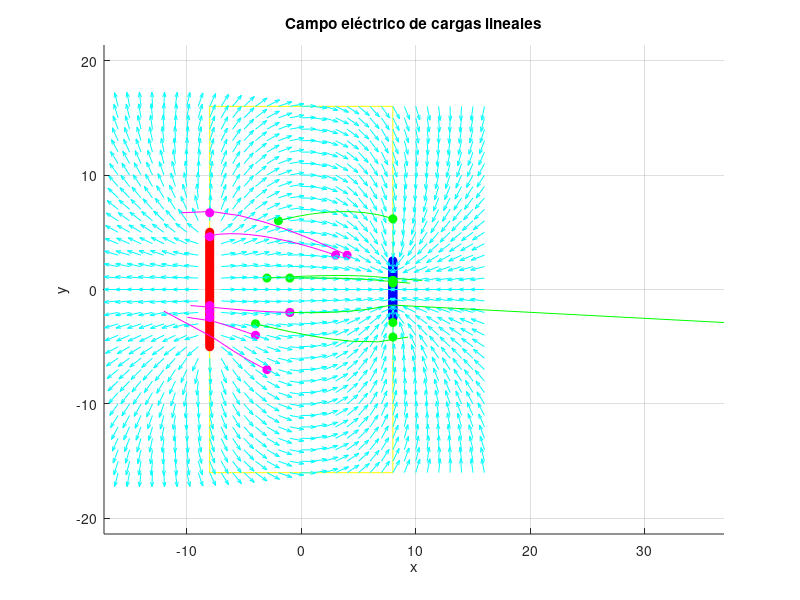
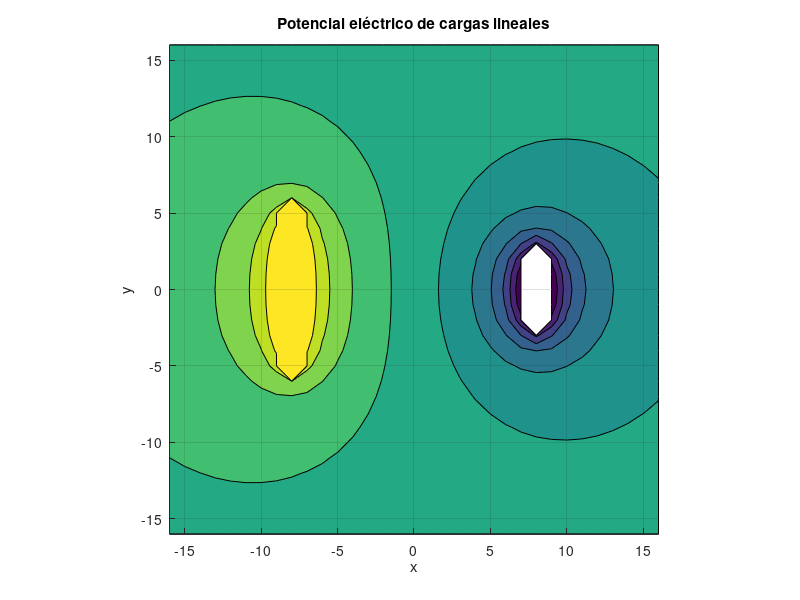
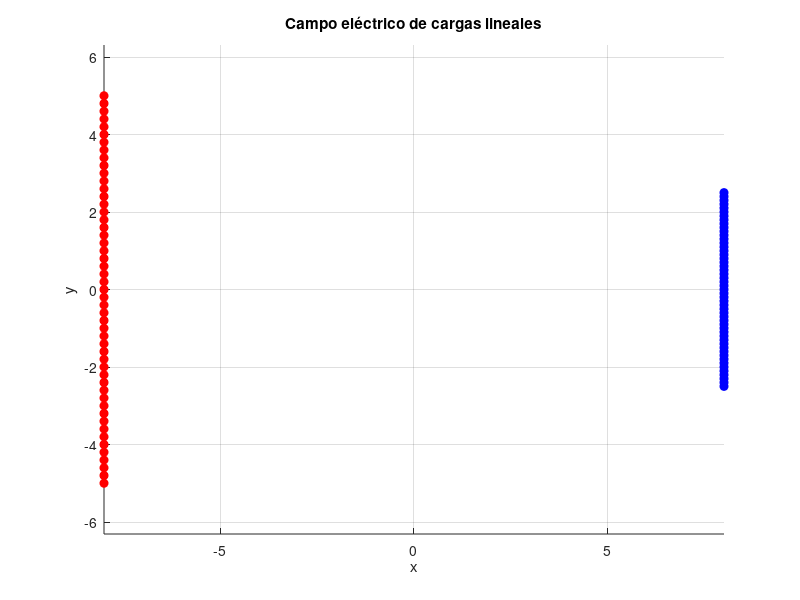

Here is the MATLAB script that generated these plots, in order: (Note: this script raises an error after producing the figures.)
clear;

%-----------------------------------------------------

Normalizar=1; 
SeparacionGrid=1;
MultiplicadorCargasPositivas=1;
MultiplicadorCargasNegativas=1;
SeparacionLineas=16;
TotalCargasPositivas=50;
TotalCargasNegativas=50;
LongitudLineaPositiva=10;
LongitudLineaNegativa=5;
NumeroParticulasPruebaPos=5;
NumeroParticulasPruebaNeg=5;

%-----------------------------------------------------

x= -max([LongitudLineaPositiva,LongitudLineaNegativa,SeparacionLineas]):SeparacionGrid:max([LongitudLineaPositiva,LongitudLineaNegativa,SeparacionLineas]); %coordenadas X para donde medir campo electrico
y= -max([LongitudLineaPositiva,LongitudLineaNegativa,SeparacionLineas]):SeparacionGrid:max([LongitudLineaPositiva,LongitudLineaNegativa,SeparacionLineas]); %coordenadas Y para donde medir campo electrico
[X,Y] = meshgrid(x,y);
k = 8.99e9;
qp = MultiplicadorCargasPositivas*1e-9;
qn = MultiplicadorCargasNegativas*1e-9;
E=0;
masa=1e-12;
PotencialElectrico=0;

Ex=zeros(size(X)); %preasignando espacio
Ey=zeros(size(Y)); %preasignando espacio

qpy=-LongitudLineaPositiva/2:(LongitudLineaPositiva/TotalCargasPositivas):LongitudLineaPositiva/2; %coordenadas Y de cargas positivas
qny=-LongitudLineaNegativa/2:(LongitudLineaNegativa/TotalCargasNegativas):LongitudLineaNegativa/2; %coordenadas Y de cargas negativas

figure %setup de grafica
hold on
title('Campo eléctrico de cargas lineales')
xlabel('x')
ylabel('y')
axis equal
grid on
line([-SeparacionLineas/2 -SeparacionLineas/2], [-max([LongitudLineaPositiva,LongitudLineaNegativa,SeparacionLineas]) max([LongitudLineaPositiva,LongitudLineaNegativa,SeparacionLineas])],'Color','y')
line([SeparacionLineas/2 SeparacionLineas/2], [-max([LongitudLineaPositiva,LongitudLineaNegativa,SeparacionLineas]) max([LongitudLineaPositiva,LongitudLineaNegativa,SeparacionLineas])],'Color','y')
line([-SeparacionLineas/2 SeparacionLineas/2], [-max([LongitudLineaPositiva,LongitudLineaNegativa,SeparacionLineas]) -max([LongitudLineaPositiva,LongitudLineaNegativa,SeparacionLineas])],'Color','y')
line([-SeparacionLineas/2 SeparacionLineas/2], [max([LongitudLineaPositiva,LongitudLineaNegativa,SeparacionLineas]) max([LongitudLineaPositiva,LongitudLineaNegativa,SeparacionLineas])],'Color','y')

q1=zeros(2,numel(qpy)); %preasignando espacio
for i= 1:max(2,numel(qpy)) %creando matriz de coordenadas para las cargas positivas
    q1(1,i)=-SeparacionLineas/2; 
    q1(2,i)=qpy(i);
    plot(q1(1,i), q1(2,i), 'ro', 'MarkerFaceColor','r') %graficando puntos positivos en rojo
end

q2=zeros(2,numel(qny)); %preasignando espacio
for i= 1:max(2,numel(qny)) %creando matriz de coordenadas para las cargas negativas
    q2(1,i)=SeparacionLineas/2;
    q2(2,i)=qny(i);
    plot(q2(1,i), q2(2,i), 'bo', 'MarkerFaceColor','b') %graficando puntos negativos en azul
end

ParticulaPruebaPosicionXPos = randi([-SeparacionLineas/4, SeparacionLineas/4], 1, NumeroParticulasPruebaPos);
ParticulaPruebaPosicionXNeg = randi([-SeparacionLineas/4, SeparacionLineas/4], 1, NumeroParticulasPruebaNeg);
ParticulaPruebaPosicionYPos = randi([-max([LongitudLineaPositiva,LongitudLineaNegativa,SeparacionLineas])/2, max([LongitudLineaPositiva,LongitudLineaNegativa,SeparacionLineas])/2], 1, NumeroParticulasPruebaPos);
ParticulaPruebaPosicionYNeg = randi([-max([LongitudLineaPositiva,LongitudLineaNegativa,SeparacionLineas])/2, max([LongitudLineaPositiva,LongitudLineaNegativa,SeparacionLineas])/2], 1, NumeroParticulasPruebaNeg);
ParticulaPruebaCargaPos = randi([1, 10], 1, NumeroParticulasPruebaPos)*1e-13;
ParticulaPruebaCargaNeg = randi([-10, -1], 1, NumeroParticulasPruebaNeg)*1e-13;
ParticulaPruebaMasaPos = randi([27, 32], 1, NumeroParticulasPruebaPos)*masa;
ParticulaPruebaMasaNeg = randi([27, 32], 1, NumeroParticulasPruebaNeg)*masa;
VelocidadInicialPruebaXPos = rand(1, NumeroParticulasPruebaPos)*1e-9;
VelocidadInicialPruebaXNeg = rand(1, NumeroParticulasPruebaNeg)*1e-9;
VelocidadInicialPruebaYPos = rand(1, NumeroParticulasPruebaPos)*1e-9;
VelocidadInicialPruebaYNeg = rand(1, NumeroParticulasPruebaNeg)*1e-9;

PruebaPlot1=plot(ParticulaPruebaPosicionXPos, ParticulaPruebaPosicionYPos, 'go', 'MarkerFaceColor','g');
PruebaPlot1Base=plot(ParticulaPruebaPosicionXPos, ParticulaPruebaPosicionYPos, 'go', 'MarkerFaceColor','g');
PruebaPlot2=plot(ParticulaPruebaPosicionXNeg, ParticulaPruebaPosicionYNeg, 'mo', 'MarkerFaceColor','m');
PruebaPlot2Base=plot(ParticulaPruebaPosicionXNeg, ParticulaPruebaPosicionYNeg, 'mo', 'MarkerFaceColor','m');

TempNumeroParticulasPruebaPos=NumeroParticulasPruebaPos;
TempNumeroParticulasPruebaNeg=NumeroParticulasPruebaNeg;

for i = 1:numel(X)
    for j=1:max(2,numel(qpy)) %para todas las cargas positivas
        r1=[X(i)-q1(1,j),Y(i)-q1(2,j)]; %distancia en X de punto de calculo a carga positiva numero j, distancia en Y del punto de calculo a carga positiva numero j
        R1=norm(r1); %teorema de Pitágoras para longitud de la hipotenusa del triangulo de los numeros anteriores
        TempE=(k.*(qp).*r1)/R1.^3; %Contribución de carga positiva J al campo electrico total del punto I
        E=E+TempE; %Sumación
    end
    for j=1:max(2,numel(qny)) %para todas las cargas negativas
        r1=[X(i)-q2(1,j),Y(i)-q2(2,j)]; %distancia en X de punto de calculo a carga negativa numero j, distancia en Y del punto de calculo a carga negativa numero j
        R1=norm(r1); %teorema de Pitágoras para longitud de la hipotenusa del triangulo de los numeros anteriores
        TempE=(k.*(-qn).*r1)/R1.^3; %Contribución de carga negativa J al campo electrico total del punto I
        E=E+TempE; %Sumación
    end
    Ex(i)=E(1); %guardando vector X del campo 
    Ey(i)=E(2); %guardando vector Y del campo 
    E=0; %reset a zero para calcular el siguiente punto
end

if (Normalizar==1)
    magnitud = sqrt(Ex.^2 + Ey.^2); 
    quiver(X, Y, Ex./magnitud, Ey./magnitud, 'c'); %dividiendo por su magnitud para solo tener la dirección
else
    quiver(X, Y, Ex, Ey, 'c');
end

TempParticulaPruebaPosicionXPos=ParticulaPruebaPosicionXPos;
TempParticulaPruebaPosicionXNeg=ParticulaPruebaPosicionXNeg;
TempParticulaPruebaPosicionYPos=ParticulaPruebaPosicionYPos;
TempParticulaPruebaPosicionYNeg=ParticulaPruebaPosicionYNeg;

%-----------------------------------------------------

for n=1:NumeroParticulasPruebaPos
    TempVelocidadPruebaXPos=VelocidadInicialPruebaXPos(n);
    TempVelocidadPruebaYPos=VelocidadInicialPruebaYPos(n);
for t=1:0.02:50
    for j=1:max(2,numel(qpy)) %para todas las cargas positivas
        r1=[TempParticulaPruebaPosicionXPos(n)-q1(1,j),TempParticulaPruebaPosicionYPos(n)-q1(2,j)]; %distancia en X de punto de calculo a carga positiva numero j, distancia en Y del punto de calculo a carga positiva numero j
        R1=norm(r1); %teorema de Pitágoras para longitud de la hipotenusa del triangulo de los numeros anteriores
        TempE=(k.*(qp).*r1)/R1.^3; %Contribución de carga positiva J al campo electrico total del punto I
        E=E+TempE; %Sumación
    end
    for j=1:max(2,numel(qny)) %para todas las cargas negativas
        r1=[TempParticulaPruebaPosicionXPos(n)-q2(1,j),TempParticulaPruebaPosicionYPos(n)-q2(2,j)]; %distancia en X de punto de calculo a carga negativa numero j, distancia en Y del punto de calculo a carga negativa numero j
        R1=norm(r1); %teorema de Pitágoras para longitud de la hipotenusa del triangulo de los numeros anteriores
        TempE=(k.*(-qn).*r1)/R1.^3; %Contribución de carga negativa J al campo electrico total del punto I
        E=E+TempE; %Sumación
    end
    Acceleracion=ParticulaPruebaCargaPos(n)*E/ParticulaPruebaMasaPos(n);
    Desplacamiento(1)=(1/2)*Acceleracion(1)*(t).^2;
    Desplacamiento(2)=(1/2)*Acceleracion(2)*(t).^2;
    line([TempParticulaPruebaPosicionXPos(n) TempParticulaPruebaPosicionXPos(n)+TempVelocidadPruebaXPos+Desplacamiento(1)], [TempParticulaPruebaPosicionYPos(n) TempParticulaPruebaPosicionYPos(n)+TempVelocidadPruebaYPos+Desplacamiento(2)],'Color','g')
    TempParticulaPruebaPosicionXPos(n)=TempParticulaPruebaPosicionXPos(n)+TempVelocidadPruebaXPos+Desplacamiento(1);
    TempParticulaPruebaPosicionYPos(n)=TempParticulaPruebaPosicionYPos(n)+TempVelocidadPruebaYPos+Desplacamiento(2);
    TempVelocidadPruebaXPos=TempVelocidadPruebaXPos+Acceleracion(1);
    TempVelocidadPruebaYPos=TempVelocidadPruebaYPos+Acceleracion(2);
    E=0;
    if TempParticulaPruebaPosicionXPos(n)>=SeparacionLineas/2
       TempParticulaPruebaPosicionXPos(n)=SeparacionLineas/2;
       plot(TempParticulaPruebaPosicionXPos(n), TempParticulaPruebaPosicionYPos(n), 'go', 'MarkerFaceColor','g');
       set(PruebaPlot1, 'XData', TempParticulaPruebaPosicionXPos(n), 'YData', TempParticulaPruebaPosicionYPos(n)); % Update position
       drawnow; % Force update
       break;
    else
       set(PruebaPlot1, 'XData', TempParticulaPruebaPosicionXPos(n), 'YData', TempParticulaPruebaPosicionYPos(n)); % Update position
       drawnow; % Force update
    end
end
end

%-----------------------------------------------------

for n=1:NumeroParticulasPruebaNeg
    TempVelocidadPruebaXNeg=VelocidadInicialPruebaXNeg(n);
    TempVelocidadPruebaYNeg=VelocidadInicialPruebaYNeg(n);
    for t=1:0.02:50
        for j=1:max(2,numel(qpy)) %para todas las cargas Negitivas
            r1=[TempParticulaPruebaPosicionXNeg(n)-q1(1,j),TempParticulaPruebaPosicionYNeg(n)-q1(2,j)]; %distancia en X de punto de calculo a carga positiva numero j, distancia en Y del punto de calculo a carga positiva numero j
            R1=norm(r1); %teorema de Pitágoras para longitud de la hipotenusa del triangulo de los numeros anteriores
            TempE=(k.*(qp).*r1)/R1.^3; %Contribución de carga positiva J al campo electrico total del punto I
            E=E+TempE; %Sumación
        end
        for j=1:max(2,numel(qny)) %para todas las cargas negativas
            r1=[TempParticulaPruebaPosicionXNeg(n)-q2(1,j),TempParticulaPruebaPosicionYNeg(n)-q2(2,j)]; %distancia en X de punto de calculo a carga negativa numero j, distancia en Y del punto de calculo a carga negativa numero j
            R1=norm(r1); %teorema de Pitágoras para longitud de la hipotenusa del triangulo de los numeros anteriores
            TempE=(k.*(-qn).*r1)/R1.^3; %Contribución de carga negativa J al campo electrico total del punto I
            E=E+TempE; %Sumación
        end
        Acceleracion=ParticulaPruebaCargaNeg(n)*E/ParticulaPruebaMasaNeg(n);
        Desplacamiento(1)=(1/2)*Acceleracion(1)*(t).^2;
        Desplacamiento(2)=(1/2)*Acceleracion(2)*(t).^2;
        line([TempParticulaPruebaPosicionXNeg(n) TempParticulaPruebaPosicionXNeg(n)+TempVelocidadPruebaXNeg+Desplacamiento(1)], [TempParticulaPruebaPosicionYNeg(n) TempParticulaPruebaPosicionYNeg(n)+TempVelocidadPruebaYNeg+Desplacamiento(2)],'Color','m')
        TempParticulaPruebaPosicionXNeg(n)=TempParticulaPruebaPosicionXNeg(n)+TempVelocidadPruebaXNeg+Desplacamiento(1);
        TempParticulaPruebaPosicionYNeg(n)=TempParticulaPruebaPosicionYNeg(n)+TempVelocidadPruebaYNeg+Desplacamiento(2);
        TempVelocidadPruebaXNeg=TempVelocidadPruebaXNeg+Acceleracion(1);
        TempVelocidadPruebaYNeg=TempVelocidadPruebaYNeg+Acceleracion(2);
        E=0;
        if TempParticulaPruebaPosicionXNeg(n)<=-SeparacionLineas/2
            TempParticulaPruebaPosicionXNeg(n)=-SeparacionLineas/2;
            plot(TempParticulaPruebaPosicionXNeg(n), TempParticulaPruebaPosicionYNeg(n), 'mo', 'MarkerFaceColor','m');
            set(PruebaPlot2, 'XData', TempParticulaPruebaPosicionXNeg(n), 'YData', TempParticulaPruebaPosicionYNeg(n)); % Update position
            drawnow; % Force update
            break;
        else
            set(PruebaPlot2, 'XData', TempParticulaPruebaPosicionXNeg(n), 'YData', TempParticulaPruebaPosicionYNeg(n)); % Update position
            drawnow; % Force update
        end
    end
end

%-----------------------------------------------------

PotencialElectricoX=zeros(size(X)); %preasignando espacio
PotencialElectricoY=zeros(size(Y)); %preasignando espacio

for i = 1:numel(X)
    for j=1:max(2,numel(qpy)) %para todas las cargas positivas
        r1=[X(i)-q1(1,j),Y(i)-q1(2,j)]; %distancia en X de punto de calculo a carga positiva numero j, distancia en Y del punto de calculo a carga positiva numero j
        R1=norm(r1); %teorema de Pitágoras para longitud de la hipotenusa del triangulo de los numeros anteriores
        TempPotencialElectrico=(k.*(qp)./R1); %Contribución de carga positiva J al campo electrico total del punto I
        PotencialElectrico=PotencialElectrico+TempPotencialElectrico; %Sumación
    end
    for j=1:max(2,numel(qny)) %para todas las cargas positivas
        r1=[X(i)-q2(1,j),Y(i)-q2(2,j)]; %distancia en X de punto de calculo a carga positiva numero j, distancia en Y del punto de calculo a carga positiva numero j
        R1=norm(r1); %teorema de Pitágoras para longitud de la hipotenusa del triangulo de los numeros anteriores
        TempPotencialElectrico=(k.*(-qn)./R1); %Contribución de carga positiva J al campo electrico total del punto I
        PotencialElectrico=PotencialElectrico+TempPotencialElectrico; %Sumación
    end
    PotencialElectricoX(i)=PotencialElectrico(1); %guardando vector X del campo 
    PotencialElectrico=0; %reset a zero para calcular el siguiente punto
end

figure %setup de grafica
hold on
title('Potencial eléctrico de cargas lineales')
xlabel('x')
ylabel('y')
axis equal
grid on

contourf(X, Y, PotencialElectricoX);

%-----------------------------------------------------

figure
hold on
title('Campo eléctrico de cargas lineales')
xlabel('x')
ylabel('y')
axis equal
grid on

q1=zeros(2,numel(qpy)); %preasignando espacio
for i= 1:max(2,numel(qpy)) %creando matriz de coordenadas para las cargas positivas
    q1(1,i)=-SeparacionLineas/2; 
    q1(2,i)=qpy(i);
    plot(q1(1,i), q1(2,i), 'ro', 'MarkerFaceColor','r') %graficando puntos positivos en rojo
end

q2=zeros(2,numel(qny)); %preasignando espacio
for i= 1:max(2,numel(qny)) %creando matriz de coordenadas para las cargas negativas
    q2(1,i)=SeparacionLineas/2;
    q2(2,i)=qny(i);
    plot(q2(1,i), q2(2,i), 'bo', 'MarkerFaceColor','b') %graficando puntos negativos en azul
end

streamslice(X, Y, Ex, Ey);
